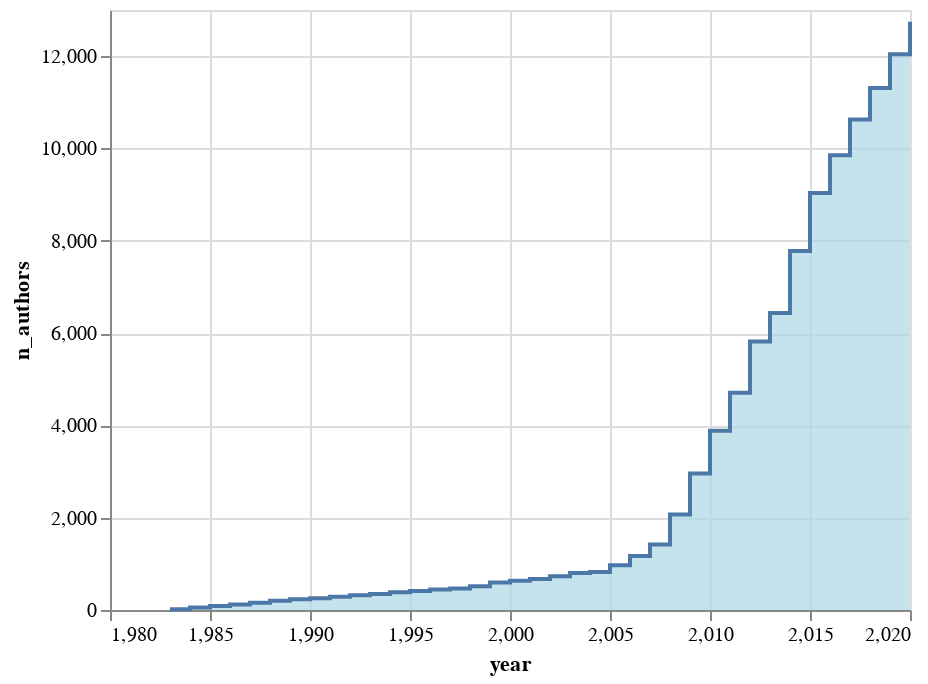

Write notebook code for a chart like this one.
### Code cell
alt.Chart(df_summary).mark_area(
    color="lightblue", interpolate="step-after", line=True
).encode(x="year", y="n_authors")

### Figure 1 — Vega-Lite specification as saved in the notebook (floating-point values rounded to 4 significant figures)
{"config": {"view": {"continuousWidth": 400, "continuousHeight": 300}}, "data": {"name": "data-56730caf9ccd74c5a1f2789da9445111"}, "mark": {"type": "area", "color": "lightblue", "interpolate": "step-after", "line": true}, "encoding": {"x": {"type": "quantitative", "field": "year"}, "y": {"type": "quantitative", "field": "n_authors"}}, "$schema": "https://vega.github.io/schema/vega-lite/v4.8.1.json", "datasets": {"data-56730caf9ccd74c5a1f2789da9445111": [{"year": 1983, "n_authors": 17, "n_papers": 13, "n_authors_per_paper": 1.308, "n_papers_per_author": 1.0, "n_collabs": 4, "n_isolates": 9, "mean_collabs": 0.4706, "largest_component": 0.1176, "deg_assort": null, "avg_clustering": 0.0, "transitivity": 0.0}, {"year": 1984, "n_authors": 52, "n_papers": 40, "n_authors_per_paper": 1.325, "n_papers_per_author": 1.019, "n_collabs": 13, "n_isolates": 26, "mean_collabs": 0.5, "largest_component": 0.03846, "deg_assort": null, "avg_clustering": 0.0, "transitivity": 0.0}, {"year": 1985, "n_authors": 84, "n_papers": 64, "n_authors_per_paper": 1.375, "n_papers_per_author": 1.048, "n_collabs": 24, "n_isolates": 36, "mean_collabs": 0.5714, "largest_component": 0.02381, "deg_assort": null, "avg_clustering": 0.0, "transitivity": 0.0}, {"year": 1986, "n_authors": 117, "n_papers": 88, "n_authors_per_paper": 1.386, "n_papers_per_author": 1.043, "n_collabs": 34, "n_isolates": 49, "mean_collabs": 0.5812, "largest_component": 0.01709, "deg_assort": null, "avg_clustering": 0.0, "transitivity": 0.0}, {"year": 1987, "n_authors": 158, "n_papers": 120, "n_authors_per_paper": 1.367, "n_papers_per_author": 1.038, "n_collabs": 44, "n_isolates": 70, "mean_collabs": 0.557, "largest_component": 0.01266, "deg_assort": null, "avg_clustering": 0.0, "transitivity": 0.0}, {"year": 1988, "n_authors": 199, "n_papers": 153, "n_authors_per_paper": 1.392, "n_papers_per_author": 1.07, "n_collabs": 59, "n_isolates": 83, "mean_collabs": 0.593, "largest_component": 0.01508, "deg_assort": -0.03509, "avg_clustering": 0.0, "transitivity": 0.0}, {"year": 1989, "n_authors": 232, "n_papers": 177, "n_authors_per_paper": 1.395, "n_papers_per_author": 1.065, "n_collabs": 69, "n_isolates": 96, "mean_collabs": 0.5948, "largest_component": 0.01293, "deg_assort": -0.02985, "avg_clustering": 0.0, "transitivity": 0.0}, {"year": 1990, "n_authors": 257, "n_papers": 200, "n_authors_per_paper": 1.375, "n_papers_per_author": 1.07, "n_collabs": 73, "n_isolates": 113, "mean_collabs": 0.5681, "largest_component": 0.01167, "deg_assort": -0.02817, "avg_clustering": 0.0, "transitivity": 0.0}, {"year": 1991, "n_authors": 285, "n_papers": 225, "n_authors_per_paper": 1.364, "n_papers_per_author": 1.077, "n_collabs": 78, "n_isolates": 131, "mean_collabs": 0.5474, "largest_component": 0.01053, "deg_assort": -0.02632, "avg_clustering": 0.0, "transitivity": 0.0}, {"year": 1992, "n_authors": 321, "n_papers": 254, "n_authors_per_paper": 1.37, "n_papers_per_author": 1.084, "n_collabs": 88, "n_isolates": 147, "mean_collabs": 0.5483, "largest_component": 0.009346, "deg_assort": -0.02326, "avg_clustering": 0.0, "transitivity": 0.0}, {"year": 1993, "n_authors": 348, "n_papers": 274, "n_authors_per_paper": 1.376, "n_papers_per_author": 1.083, "n_collabs": 97, "n_isolates": 156, "mean_collabs": 0.5575, "largest_component": 0.008621, "deg_assort": -0.02105, "avg_clustering": 0.0, "transitivity": 0.0}, {"year": 1994, "n_authors": 383, "n_papers": 301, "n_authors_per_paper": 1.385, "n_papers_per_author": 1.089, "n_collabs": 109, "n_isolates": 169, "mean_collabs": 0.5692, "largest_component": 0.007833, "deg_assort": -0.0381, "avg_clustering": 0.0, "transitivity": 0.0}, {"year": 1995, "n_authors": 411, "n_papers": 322, "n_authors_per_paper": 1.388, "n_papers_per_author": 1.088, "n_collabs": 118, "n_isolates": 179, "mean_collabs": 0.5742, "largest_component": 0.007299, "deg_assort": -0.03509, "avg_clustering": 0.0, "transitivity": 0.0}, {"year": 1996, "n_authors": 444, "n_papers": 350, "n_authors_per_paper": 1.389, "n_papers_per_author": 1.095, "n_collabs": 129, "n_isolates": 191, "mean_collabs": 0.5811, "largest_component": 0.009009, "deg_assort": -0.032, "avg_clustering": 0.0, "transitivity": 0.0}, {"year": 1997, "n_authors": 468, "n_papers": 373, "n_authors_per_paper": 1.378, "n_papers_per_author": 1.098, "n_collabs": 133, "n_isolates": 207, "mean_collabs": 0.5684, "largest_component": 0.008547, "deg_assort": -0.03101, "avg_clustering": 0.0, "transitivity": 0.0}, {"year": 1998, "n_authors": 512, "n_papers": 396, "n_authors_per_paper": 1.417, "n_papers_per_author": 1.096, "n_collabs": 179, "n_isolates": 218, "mean_collabs": 0.6992, "largest_component": 0.01172, "deg_assort": 0.9694, "avg_clustering": 0.05273, "transitivity": 0.95}, {"year": 1999, "n_authors": 597, "n_papers": 440, "n_authors_per_paper": 1.475, "n_papers_per_author": 1.087, "n_collabs": 241, "n_isolates": 231, "mean_collabs": 0.8074, "largest_component": 0.01005, "deg_assort": 0.9763, "avg_clustering": 0.1094, "transitivity": 0.9568}, {"year": 2000, "n_authors": 633, "n_papers": 462, "n_authors_per_paper": 1.491, "n_papers_per_author": 1.088, "n_collabs": 265, "n_isolates": 239, "mean_collabs": 0.8373, "largest_component": 0.0158, "deg_assort": 0.883, "avg_clustering": 0.1156, "transitivity": 0.9107}, {"year": 2001, "n_authors": 670, "n_papers": 481, "n_authors_per_paper": 1.514, "n_papers_per_author": 1.087, "n_collabs": 297, "n_isolates": 245, "mean_collabs": 0.8866, "largest_component": 0.01493, "deg_assort": 0.89, "avg_clustering": 0.1406, "transitivity": 0.9257}, {"year": 2002, "n_authors": 731, "n_papers": 510, "n_authors_per_paper": 1.557, "n_papers_per_author": 1.086, "n_collabs": 363, "n_isolates": 255, "mean_collabs": 0.9932, "largest_component": 0.01368, "deg_assort": 0.9214, "avg_clustering": 0.1814, "transitivity": 0.9405}, {"year": 2003, "n_authors": 800, "n_papers": 545, "n_authors_per_paper": 1.6, "n_papers_per_author": 1.09, "n_collabs": 437, "n_isolates": 265, "mean_collabs": 1.093, "largest_component": 0.015, "deg_assort": 0.9197, "avg_clustering": 0.2136, "transitivity": 0.9423}, {"year": 2004, "n_authors": 826, "n_papers": 564, "n_authors_per_paper": 1.605, "n_papers_per_author": 1.096, "n_collabs": 452, "n_isolates": 271, "mean_collabs": 1.094, "largest_component": 0.01453, "deg_assort": 0.878, "avg_clustering": 0.214, "transitivity": 0.9277}, {"year": 2005, "n_authors": 972, "n_papers": 626, "n_authors_per_paper": 1.698, "n_papers_per_author": 1.094, "n_collabs": 644, "n_isolates": 290, "mean_collabs": 1.325, "largest_component": 0.01235, "deg_assort": 0.9331, "avg_clustering": 0.2872, "transitivity": 0.9576}, {"year": 2006, "n_authors": 1168, "n_papers": 704, "n_authors_per_paper": 1.801, "n_papers_per_author": 1.086, "n_collabs": 965, "n_isolates": 312, "mean_collabs": 1.652, "largest_component": 0.01284, "deg_assort": 0.9397, "avg_clustering": 0.341, "transitivity": 0.9666}, {"year": 2007, "n_authors": 1417, "n_papers": 832, "n_authors_per_paper": 1.852, "n_papers_per_author": 1.088, "n_collabs": 1243, "n_isolates": 363, "mean_collabs": 1.754, "largest_component": 0.01059, "deg_assort": 0.9367, "avg_clustering": 0.3771, "transitivity": 0.9602}, {"year": 2008, "n_authors": 2067, "n_papers": 1132, "n_authors_per_paper": 1.98, "n_papers_per_author": 1.084, "n_collabs": 2152, "n_isolates": 470, "mean_collabs": 2.082, "largest_component": 0.009192, "deg_assort": 0.9363, "avg_clustering": 0.4432, "transitivity": 0.9607}, {"year": 2009, "n_authors": 2958, "n_papers": 1565, "n_authors_per_paper": 2.052, "n_papers_per_author": 1.086, "n_collabs": 3229, "n_isolates": 618, "mean_collabs": 2.183, "largest_component": 0.01014, "deg_assort": 0.8963, "avg_clustering": 0.479, "transitivity": 0.9478}, {"year": 2010, "n_authors": 3885, "n_papers": 2074, "n_authors_per_paper": 2.062, "n_papers_per_author": 1.101, "n_collabs": 4218, "n_isolates": 793, "mean_collabs": 2.171, "largest_component": 0.007722, "deg_assort": 0.8636, "avg_clustering": 0.4879, "transitivity": 0.9349}, {"year": 2011, "n_authors": 4706, "n_papers": 2498, "n_authors_per_paper": 2.1, "n_papers_per_author": 1.115, "n_collabs": 5332, "n_isolates": 916, "mean_collabs": 2.266, "largest_component": 0.009137, "deg_assort": 0.8698, "avg_clustering": 0.5087, "transitivity": 0.9258}, {"year": 2012, "n_authors": 5816, "n_papers": 3076, "n_authors_per_paper": 2.128, "n_papers_per_author": 1.126, "n_collabs": 6685, "n_isolates": 1091, "mean_collabs": 2.299, "largest_component": 0.008081, "deg_assort": 0.8392, "avg_clustering": 0.5188, "transitivity": 0.9099}, {"year": 2013, "n_authors": 6436, "n_papers": 3388, "n_authors_per_paper": 2.155, "n_papers_per_author": 1.134, "n_collabs": 7502, "n_isolates": 1169, "mean_collabs": 2.331, "largest_component": 0.007769, "deg_assort": 0.8025, "avg_clustering": 0.5274, "transitivity": 0.8971}, {"year": 2014, "n_authors": 7777, "n_papers": 4057, "n_authors_per_paper": 2.195, "n_papers_per_author": 1.145, "n_collabs": 9305, "n_isolates": 1335, "mean_collabs": 2.393, "largest_component": 0.006429, "deg_assort": 0.7609, "avg_clustering": 0.5383, "transitivity": 0.8813}, {"year": 2015, "n_authors": 9037, "n_papers": 4683, "n_authors_per_paper": 2.226, "n_papers_per_author": 1.153, "n_collabs": 10937, "n_isolates": 1484, "mean_collabs": 2.42, "largest_component": 0.006639, "deg_assort": 0.7263, "avg_clustering": 0.5523, "transitivity": 0.8723}, {"year": 2016, "n_authors": 9851, "n_papers": 5078, "n_authors_per_paper": 2.247, "n_papers_per_author": 1.158, "n_collabs": 11968, "n_isolates": 1571, "mean_collabs": 2.43, "largest_component": 0.008426, "deg_assort": 0.6907, "avg_clustering": 0.5588, "transitivity": 0.8573}, {"year": 2017, "n_authors": 10630, "n_papers": 5458, "n_authors_per_paper": 2.27, "n_papers_per_author": 1.165, "n_collabs": 13226, "n_isolates": 1660, "mean_collabs": 2.488, "largest_component": 0.007902, "deg_assort": 0.6715, "avg_clustering": 0.563, "transitivity": 0.8471}, {"year": 2018, "n_authors": 11310, "n_papers": 5792, "n_authors_per_paper": 2.287, "n_papers_per_author": 1.171, "n_collabs": 14238, "n_isolates": 1725, "mean_collabs": 2.518, "largest_component": 0.009461, "deg_assort": 0.622, "avg_clustering": 0.5692, "transitivity": 0.8337}, {"year": 2019, "n_authors": 12043, "n_papers": 6144, "n_authors_per_paper": 2.31, "n_papers_per_author": 1.179, "n_collabs": 15364, "n_isolates": 1771, "mean_collabs": 2.552, "largest_component": 0.01304, "deg_assort": 0.5591, "avg_clustering": 0.5737, "transitivity": 0.8184}, {"year": 2020, "n_authors": 12746, "n_papers": 6466, "n_authors_per_paper": 2.329, "n_papers_per_author": 1.182, "n_collabs": 16673, "n_isolates": 1833, "mean_collabs": 2.616, "largest_component": 0.01828, "deg_assort": 0.5887, "avg_clustering": 0.5795, "transitivity": 0.825}]}}
